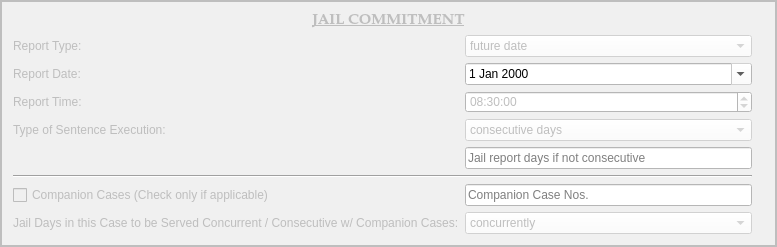
        <widget class="QFrame" name="jail_commitment_frame">
         <property name="enabled">
          <bool>false</bool>
         </property>
         <property name="styleSheet">
          <string notr="true">background-color: rgb(240, 240, 240);</string>
         </property>
         <property name="frameShape">
          <enum>QFrame::Box</enum>
         </property>
         <property name="frameShadow">
          <enum>QFrame::Plain</enum>
         </property>
         <property name="lineWidth">
          <number>2</number>
         </property>
         <layout class="QGridLayout" name="gridLayout_6" columnstretch="2,0,0,0">
          <item row="2" column="0">
           <widget class="QLabel" name="label_10">
            <property name="text">
             <string>Report Type:</string>
            </property>
           </widget>
          </item>
          <item row="6" column="1">
           <widget class="QLineEdit" name="jail_report_days_notes_box">
            <property name="focusPolicy">
             <enum>Qt::StrongFocus</enum>
            </property>
            <property name="styleSheet">
             <string notr="true">background-color: rgb(255, 255, 255);</string>
            </property>
            <property name="placeholderText">
             <string>Jail report days if not consecutive</string>
            </property>
           </widget>
          </item>
          <item row="3" column="0">
           <widget class="QLabel" name="report_date_label">
            <property name="text">
             <string>Report Date:</string>
            </property>
           </widget>
          </item>
          <item row="3" column="1">
           <widget class="QDateEdit" name="report_date_box">
            <property name="focusPolicy">
             <enum>Qt::StrongFocus</enum>
            </property>
            <property name="styleSheet">
             <string notr="true">color: rgb(0, 0, 0);
background-color: rgb(255, 255, 255);</string>
            </property>
            <property name="calendarPopup">
             <bool>true</bool>
            </property>
           </widget>
          </item>
          <item row="2" column="1">
           <widget class="QComboBox" name="report_type_box">
            <property name="focusPolicy">
             <enum>Qt::StrongFocus</enum>
            </property>
            <property name="styleSheet">
             <string notr="true">background-color: rgb(255, 255, 255);</string>
            </property>
            <item>
             <property name="text">
              <string>future date</string>
             </property>
            </item>
            <item>
             <property name="text">
              <string>forthwith</string>
             </property>
            </item>
            <item>
             <property name="text">
              <string>date set by Office of Community Control</string>
             </property>
            </item>
           </widget>
          </item>
          <item row="7" column="0" colspan="2">
           <widget class="Line" name="line_5">
            <property name="orientation">
             <enum>Qt::Horizontal</enum>
            </property>
           </widget>
          </item>
          <item row="4" column="0">
           <widget class="QLabel" name="report_time_label">
            <property name="text">
             <string>Report Time:</string>
            </property>
           </widget>
          </item>
          <item row="4" column="1">
           <widget class="QTimeEdit" name="report_time_box">
            <property name="focusPolicy">
             <enum>Qt::StrongFocus</enum>
            </property>
            <property name="styleSheet">
             <string notr="true">background-color: rgb(255, 255, 255);</string>
            </property>
            <property name="dateTime">
             <datetime>
              <hour>8</hour>
              <minute>30</minute>
              <second>0</second>
              <year>2000</year>
              <month>1</month>
              <day>1</day>
             </datetime>
            </property>
           </widget>
          </item>
          <item row="5" column="1">
           <widget class="QComboBox" name="jail_sentence_execution_type_box">
            <property name="focusPolicy">
             <enum>Qt::StrongFocus</enum>
            </property>
            <property name="styleSheet">
             <string notr="true">background-color: rgb(255, 255, 255);</string>
            </property>
            <item>
             <property name="text">
              <string>consecutive days</string>
             </property>
            </item>
            <item>
             <property name="text">
              <string>intermittent days</string>
             </property>
            </item>
            <item>
             <property name="text">
              <string>weekends (Friday evening to Monday morning)</string>
             </property>
            </item>
           </widget>
          </item>
          <item row="0" column="0" colspan="4">
           <widget class="QLabel" name="label_27">
            <property name="sizePolicy">
             <sizepolicy hsizetype="Preferred" vsizetype="Minimum">
              <horstretch>0</horstretch>
              <verstretch>0</verstretch>
             </sizepolicy>
            </property>
            <property name="maximumSize">
             <size>
              <width>16777215</width>
              <height>100</height>
             </size>
            </property>
            <property name="font">
             <font>
              <family>Palatino Linotype</family>
              <pointsize>11</pointsize>
              <weight>75</weight>
              <italic>false</italic>
              <bold>true</bold>
              <underline>true</underline>
             </font>
            </property>
            <property name="text">
             <string>JAIL COMMITMENT</string>
            </property>
            <property name="alignment">
             <set>Qt::AlignCenter</set>
            </property>
           </widget>
          </item>
          <item row="9" column="1">
           <widget class="QComboBox" name="jail_term_type_box">
            <property name="focusPolicy">
             <enum>Qt::StrongFocus</enum>
            </property>
            <property name="styleSheet">
             <string notr="true">background-color: rgb(255, 255, 255);</string>
            </property>
            <item>
             <property name="text">
              <string>concurrently</string>
             </property>
            </item>
            <item>
             <property name="text">
              <string>consecutively</string>
             </property>
            </item>
           </widget>
          </item>
          <item row="9" column="0">
           <widget class="QLabel" name="consecutive_jail_days_label">
            <property name="text">
             <string>Jail Days in this Case to be Served Concurrent / Consecutive w/ Companion Cases:</string>
            </property>
           </widget>
          </item>
          <item row="8" column="0">
           <widget class="QCheckBox" name="companion_cases_checkBox">
            <property name="text">
             <string>Companion Cases (Check only if applicable)</string>
            </property>
           </widget>
          </item>
          <item row="5" column="0">
           <widget class="QLabel" name="label_11">
            <property name="text">
             <string>Type of Sentence Execution:</string>
            </property>
           </widget>
          </item>
          <item row="8" column="1">
           <widget class="QLineEdit" name="companion_cases_box">
            <property name="styleSheet">
             <string notr="true">background-color: rgb(255, 255, 255);</string>
            </property>
            <property name="placeholderText">
             <string>Companion Case Nos.</string>
            </property>
           </widget>
          </item>
         </layout>
        </widget>
